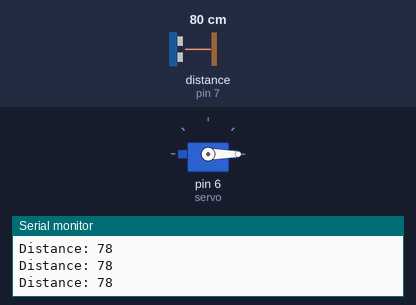
Simulated run of this sketch. Board: Arduino Uno, built with avr-gcc and run on an emulated ATmega328P. Parts: servo, the last lines printed to the serial monitor. Wiring (from diagram.json): ultrasonic range finder: trigger pin 9; echo pin 7. Inputs (shaded band) come from the test bench; at power-on: distance to the obstacle (sensor on pin 7) 80 cm. The echo pulse lasts 58.3 µs per cm.

Above: at 1.2 s.
1.3 s: distance to the obstacle (sensor on pin 7) set to 23 cm
2.8 s: distance to the obstacle (sensor on pin 7) set to 18 cm
At 4.1 s:
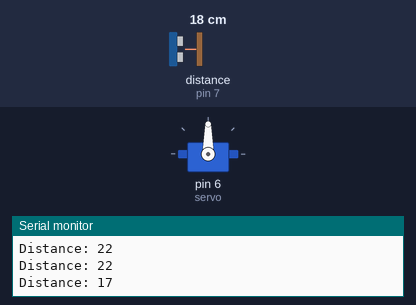
4.4 s: distance to the obstacle (sensor on pin 7) set to 35 cm
At 6.5 s:
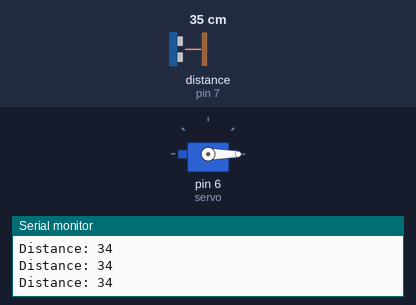
7.4 s: distance to the obstacle (sensor on pin 7) set to 2 cm
At 7.8 s:
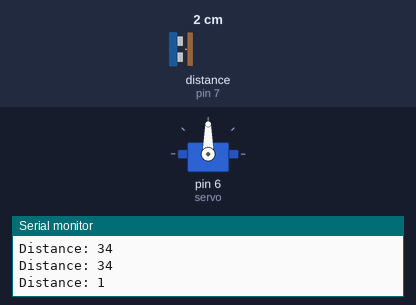
Timing chart, 0 to 9.9 s (numbered marks = the images above; inputs shaded):
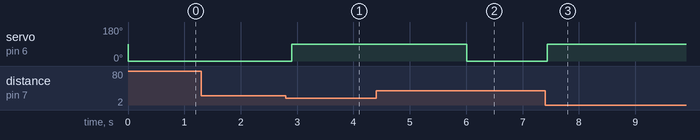

The sketch:

sketch.ino
```cpp
#include <Servo.h>
Servo gate;
const int servo = 6;
const int trig = 9;
const int echo = 7;


void setup() {
  gate.attach(servo);
  pinMode(trig, OUTPUT);
  pinMode(echo, INPUT);


  Serial.begin(9600);
}

void loop() {
  // send Wave
  digitalWrite(trig, LOW);
  delayMicroseconds(2);
  digitalWrite(trig, HIGH);
  delayMicroseconds(2);
  digitalWrite(trig, LOW);

  long duration = pulseIn(echo, HIGH);
  // conver time to disatnce
  int distance = duration * 0.034 / 2;


  Serial.print("Distance: ");
  Serial.println(distance);

  if (distance < 20 && distance > 0) {
    gate.write(90);
    delay(3000);
  } else {
    gate.write(0);
  }
  delay(100);
}
```

Measured:
- the behaviour switches between 21 and 20 cm on distance to the obstacle (sensor on pin 7) (found by bisection; images 0 and 1)
- after the input at 2.8 s, servo on pin 6 (servo): 0° → 90° after 0.10 s
- after the input at 4.4 s, servo on pin 6 (servo): 90° → 0° after 1.6 s
- after the input at 7.4 s, servo on pin 6 (servo): 0° → 90° at once
